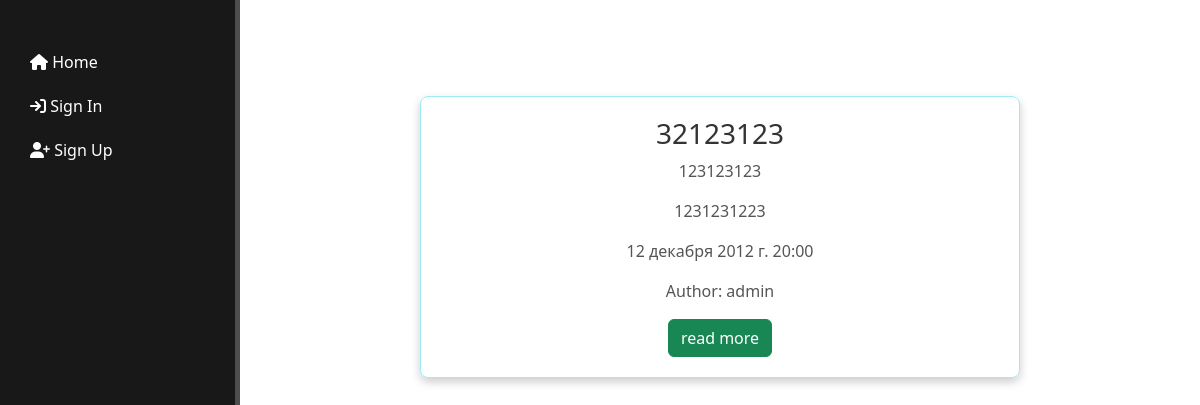
The page /news/ on the database as committed earlier.
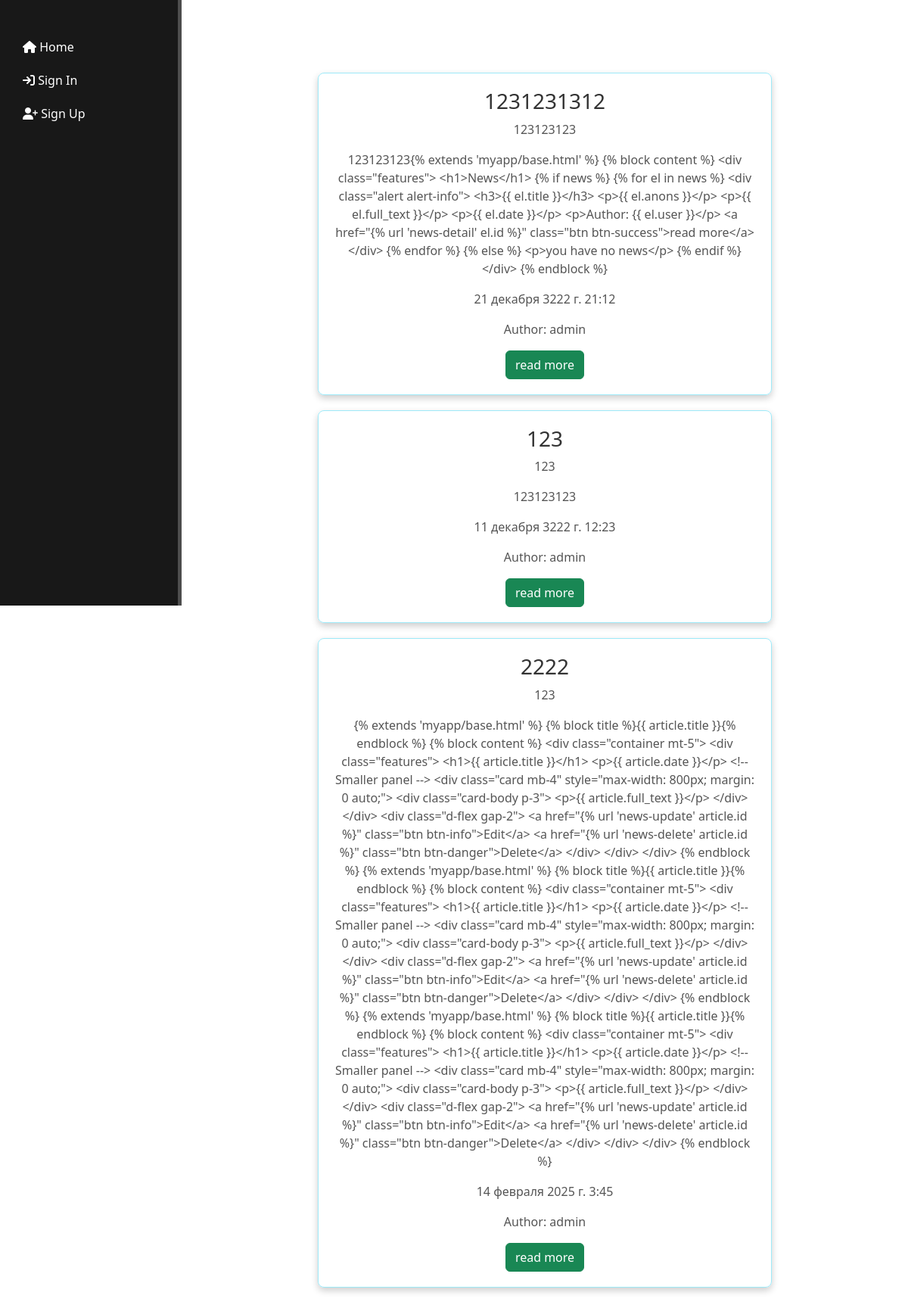
The same page on the database as committed later.
### news/models.py (models this page shows, shortened)
class Articles(models.Model):
    user = models.ForeignKey(User,
        verbose_name='Author',
        on_delete=models.CASCADE
    )
    title = models.CharField('Name', max_length=50)
    anons = models.CharField('Anons', max_length=250)
    full_text = models.TextField('Article')
    date = models.DateTimeField('Publication date')

### news/views.py (the view)
# urls.py: path('', views.news_home, name='news_home'),
def news_home(request):
    news = Articles.objects.order_by('-date')
    return render(request, 'news/news_home.html', {'news': news})

### news/templates/news/news_home.html
{% extends 'myapp/base.html' %}
{% block content %}
    <div class="features">
        <h1>News</h1>
        {% if news %}
            {% for el in news %}
                <div class="alert alert-info news-card">
                    <h3>{{ el.title }}</h3>
                    <p>{{ el.anons }}</p>
                    <p>{{ el.full_text }}</p>
                    <p>{{ el.date }}</p>
                    <p>Author: {{ el.user }}</p>
                    <a href="{% url 'news-detail' el.id %}" class="btn btn-success">read more</a>
                </div>
            {% endfor %}
        {% else %}
            <p>you have no news</p>
        {% endif %}
    </div>
{% endblock %}

### myapp/templates/myapp/base.html (shortened to what this page needs)
{% load static %}
<!DOCTYPE html>
<html lang="en">
<head>
    <link href="https://cdn.jsdelivr.net/npm/bootstrap@5.3.3/dist/css/bootstrap.min.css" rel="stylesheet">
    <link rel="stylesheet" href="{% static 'myapp/css/base.css' %}">
    <link rel="stylesheet" href="https://cdnjs.cloudflare.com/ajax/libs/font-awesome/6.7.2/css/all.min.css">
</head>
<body>
    <aside>
        <ul class="menu">
            <li><a href="{% url 'home' %}"><i class="fa-solid fa-house"></i> Home</a></li>
            {% if user.is_authenticated %}
            <li><a href="{% url 'news_home' %}"><i class="fa-solid fa-newspaper"></i> News</a></li>
            <li><a href="{% url 'Add' %}"><i class="fa-solid fa-plus"></i> Add an article</a></li>
            <li><a href="{% url 'account_logout' %}"><i class="fa-solid fa-sign-out"></i> Sign Out</a></li>
            {% else %}
            <li><a href="{% url 'account_login' %}"><i class="fa-solid fa-sign-in"></i> Sign In</a></li>
            <li><a href="{% url 'account_signup' %}"><i class="fa-solid fa-user-plus"></i> Sign Up</a></li>
            {% endif %}
        </ul>
    </aside>
    <main>
        {% block content %}
        {% endblock %}
    </main>
</body>
</html>

### myapp/static/myapp/css/base.css (style rules this page uses)
aside { position: fixed; top: 0; left: 0; width: 20%; padding: 2.5%; height: 100vh; background: #181818; color: #fff; border-right: 5px solid #4d4d4d; overflow-y: auto; }
aside ul { list-style: none; padding: 0; }
aside ul li { margin-top: 20px; }
aside ul li a { color: #fff; text-decoration: none; }
main { margin-left: 20%; padding: 20px; color: #fff; text-align: center; }
.features { display: flex; flex-direction: column; align-items: center; margin-top: 20px; }
.news-card { background: rgba(255, 255, 255, 0.8); border-radius: 8px; padding: 20px; margin-bottom: 20px; box-shadow: 0 4px 10px rgba(0, 0, 0, 0.2); width: 100%; max-width: 600px; }
.news-card h3 { color: #333; }
.news-card p { color: #555; }

Rows that differ between the two databases and show on the page:
removed Articles: title "32123123", anons "123123123", full_text "1231231223", date "12 декабря 2012 г. 20:00", user "admin"
added Articles: title "1231231312", anons "123123123", full_text "123123123{% extends 'myapp/base.html' %} {% block content %} <div class=\"features\"> <h1>News</h1> {% if news %} {% for el in news %} <div class=\"alert alert-info\"> <h3>{{ el.title }}</h3> <p>{{ el.anons }}</p> <p>{{ el.full_text }}</p> <p>{{ el.date }}</p> <p>Author: {{ el.user }}</p> <a href=\"{% url 'news-detail' el.id %}\" class=\"btn btn-success\">read more</a> </div> {% endfor %} {% else %} <p>you have no news</p> {% endif %} </div> {% endblock %}", date "21 декабря 3222 г. 21:12", user "admin"
added Articles: title "123", anons "123", full_text "123123123", date "11 декабря 3222 г. 12:23", user "admin"
added Articles: title "2222", anons "123", full_text "{% extends 'myapp/base.html' %} {% block title %}{{ article.title }}{% endblock %} {% block content %} <div class=\"container mt-5\"> <div class=\"features\"> <h1>{{ article.title }}</h1> <p>{{ article.date }}</p> <!-- Smaller panel --> <div class=\"card mb-4\" style=\"max-width: 800px; margin: 0 auto;\"> <div class=\"card-body p-3\"> <p>{{ article.full_text }}</p> </div> </div> <div class=\"d-flex gap-2\"> <a href=\"{% url 'news-update' article.id %}\" class=\"btn btn-info\">Edit</a> <a href=\"{% url 'news-delete' article.id %}\" class=\"btn btn-danger\">Delete</a> </div> </div> </div> {% endblock %} {% extends 'myapp/base.html' %} {% block title %}{{ article.title }}{% endblock %} {% block content %} <div…", date "14 февраля 2025 г. 3:45", user "admin"
